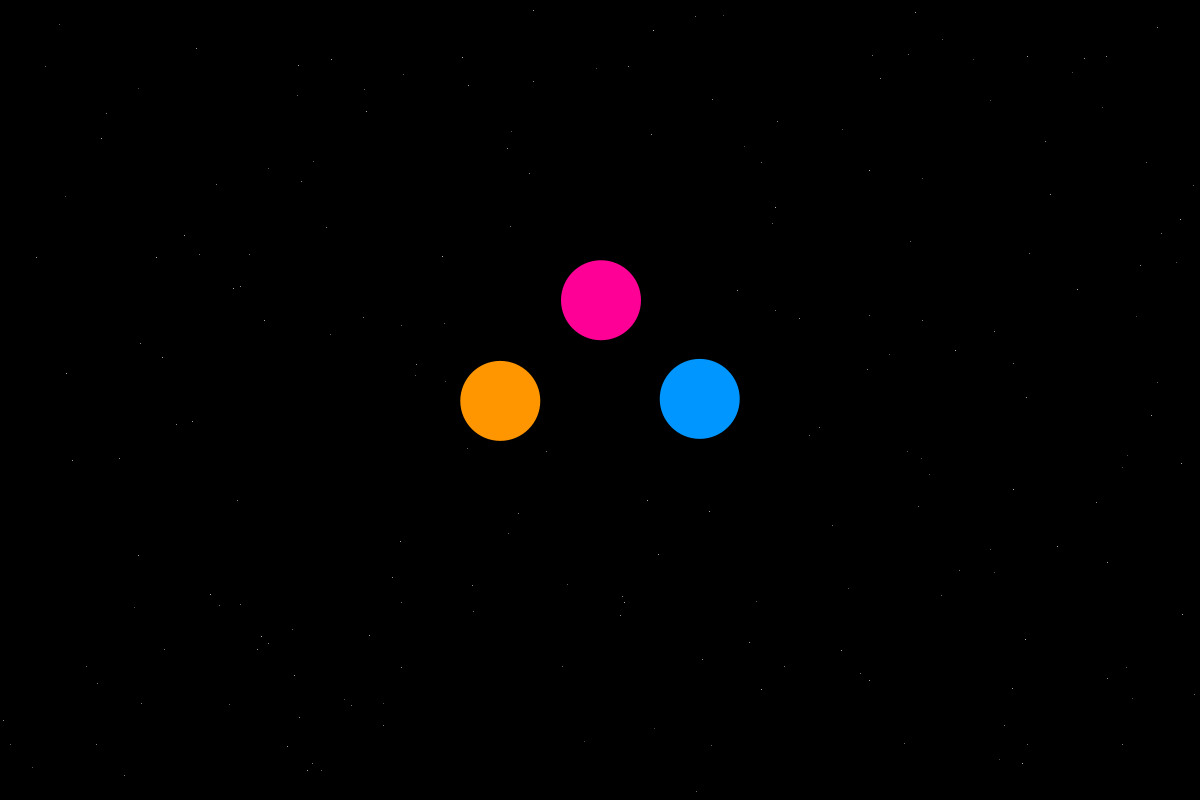
Frame 1 (no input)
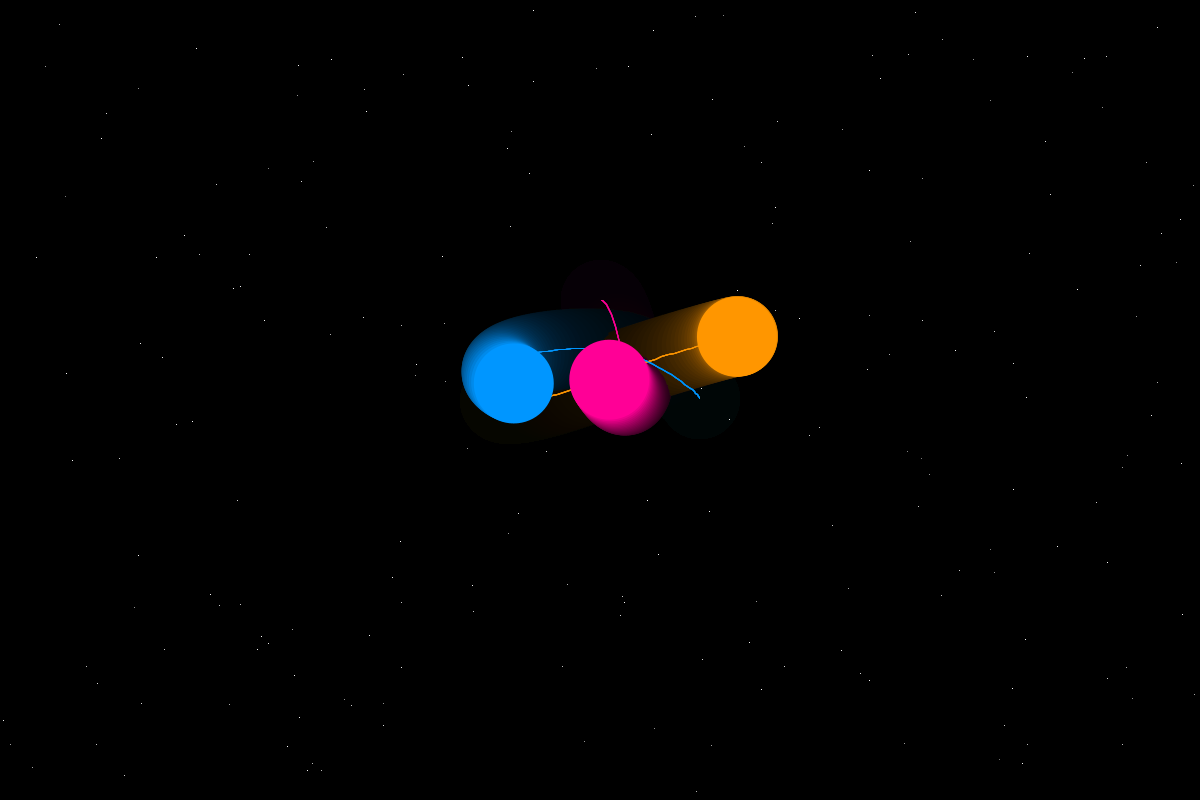
Frame 60 (the mouse pressed at the canvas centre just before this capture)
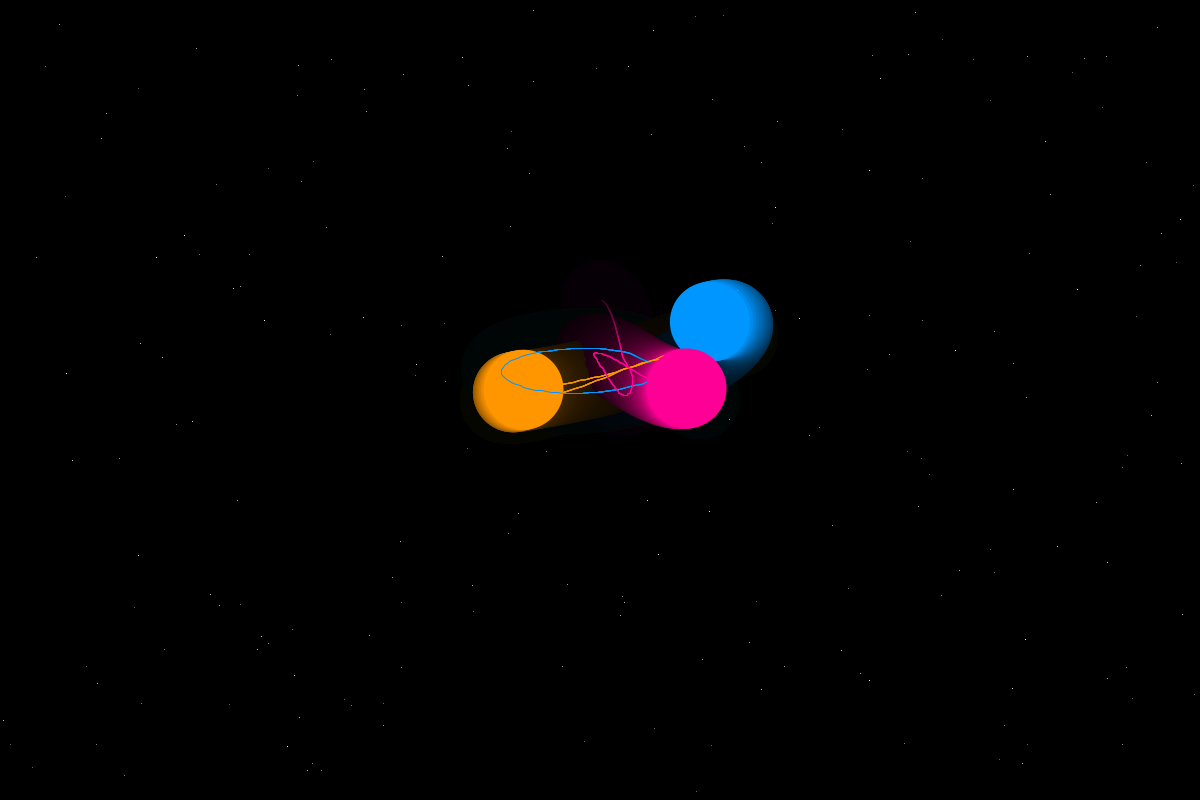
Frame 120 (the mouse held since frame 60 and released just before this capture)

The Processing sketch that drew these frames (run headless with seeded random() and noise(); from frame 60 on, the mouse is pressed at the canvas centre):

// Processing sketch: multi_body_problem
// ── multi_body_problem.pde
// Class to represent a celestial body
class Body {
  PVector position;
  PVector velocity;
  PVector acceleration;
  float mass;
  float radius;
  color bodyColor;
  ArrayList<PVector> trail;
  
  Body(float x, float y, float m, color c) {
    position = new PVector(x, y);
    velocity = new PVector(0, 0);
    acceleration = new PVector(0, 0);
    mass = m;
    radius = sqrt(mass) * 4;
    bodyColor = c;
    trail = new ArrayList<PVector>();
  }
  
  Body(float x, float y, float m, color c, PVector initialVelocity) {
    this(x, y, m, c);
    velocity = initialVelocity;
  }
  
  void update() {
    velocity.add(acceleration);
    position.add(velocity);
    acceleration.mult(0);
    
    // Wrap around screen edges
    position.x = (position.x + width) % width;
    position.y = (position.y + height) % height;
    
    // Store position for trail, handling screen wrapping
    if (trail.size() > 0) {
      PVector lastPos = trail.get(trail.size() - 1);
      if (PVector.dist(lastPos, position) < 50) {
        trail.add(new PVector(position.x, position.y));
      } else {
        trail.add(null);
        trail.add(new PVector(position.x, position.y));
      }
    } else {
      trail.add(new PVector(position.x, position.y));
    }
    
    if (trail.size() > 100) {
      trail.remove(0);
    }
  }
  
  void applyForce(PVector force) {
    PVector f = PVector.div(force, mass);
    acceleration.add(f);
  }
  
  void display() {
    // Draw trail with breaks at screen edges
    noFill();
    beginShape();
    for (int i = 0; i < trail.size(); i++) {
      float alpha = map(i, 0, trail.size(), 0, 255);
      stroke(red(bodyColor), green(bodyColor), blue(bodyColor), alpha);
      
      PVector pos = trail.get(i);
      if (pos == null) {
        endShape();
        beginShape();
      } else {
        vertex(pos.x, pos.y);
      }
    }
    endShape();
    
    // Draw body
    noStroke();
    fill(bodyColor);
    circle(position.x, position.y, radius * 2);
    
    // Draw wrapped instances near edges
    float buffer = radius * 2;
    if (position.x < buffer) circle(position.x + width, position.y, radius * 2);
    if (position.x > width - buffer) circle(position.x - width, position.y, radius * 2);
    if (position.y < buffer) circle(position.x, position.y + height, radius * 2);
    if (position.y > height - buffer) circle(position.x, position.y - height, radius * 2);
  }
  
  PVector getShortestVector(PVector other) {
    float dx = other.x - position.x;
    float dy = other.y - position.y;
    
    if (abs(dx) > width/2) dx = dx - sign(dx) * width;
    if (abs(dy) > height/2) dy = dy - sign(dy) * height;
    
    return new PVector(dx, dy);
  }
}

class Star {
  float x, y;
  float brightness;
  float twinkleSpeed;
  
  Star() {
    x = random(width);
    y = random(height);
    brightness = random(100, 255);
    twinkleSpeed = random(0.02, 0.05);
  }
  
  void display() {
    float twinkle = sin(frameCount * twinkleSpeed) * 50;
    float currentBrightness = constrain(brightness + twinkle, 100, 255);
    stroke(currentBrightness);
    point(x, y);
  }
}

float sign(float x) {
  return x < 0 ? -1 : 1;
}

ArrayList<Body> bodies;
ArrayList<Star> stars;
float G = 1;
boolean showHelp = false;
color[] bodyColors = {
  color(255, 150, 0),   // Orange
  color(0, 150, 255),   // Blue
  color(255, 0, 150),   // Pink
  color(150, 255, 0),   // Lime
  color(255, 0, 0),     // Red
  color(0, 255, 255)    // Cyan
};

void createExplosion() {
  // Calculate center of mass
  PVector center = new PVector(0, 0);
  for (Body b : bodies) {
    center.add(b.position);
  }
  center.div(bodies.size()); // Average position
  
  // Apply outward force to each body
  for (Body b : bodies) {
    PVector explosionForce = PVector.sub(b.position, center);
    float distance = explosionForce.mag();
    if (distance < 1) distance = 1; // Avoid division by zero
    
    explosionForce.normalize();
    explosionForce.mult(20); // Explosion strength - adjust this value to change force
    
    b.velocity.add(explosionForce); // Add directly to velocity for immediate effect
  }
}

void setup() {
  size(1200, 800);
  setupSimulation();
}

void setupSimulation() {
  background(0);
  bodies = new ArrayList<Body>();
  
  // Initialize three bodies with different masses and colors
  bodies.add(new Body(width/2 - 100, height/2, 100, bodyColors[0]));
  bodies.add(new Body(width/2 + 100, height/2, 100, bodyColors[1]));
  bodies.add(new Body(width/2, height/2 - 100, 100, bodyColors[2]));
  
  // Give initial velocities
  bodies.get(0).velocity = new PVector(0, 1);
  bodies.get(1).velocity = new PVector(0, -1);
  bodies.get(2).velocity = new PVector(1, 0);
  
  // Initialize starry background
  stars = new ArrayList<Star>();
  for (int i = 0; i < 200; i++) {
    stars.add(new Star());
  }
}

void draw() {
  // Create fade effect
  fill(0, 20);
  rect(0, 0, width, height);
  
  // Draw stars
  for (Star star : stars) {
    star.display();
  }
  
  // Calculate gravitational forces
  for (int i = 0; i < bodies.size(); i++) {
    Body body1 = bodies.get(i);
    
    for (int j = 0; j < bodies.size(); j++) {
      if (i != j) {
        Body body2 = bodies.get(j);
        PVector forcePath = body1.getShortestVector(body2.position);
        float distance = forcePath.mag();
        distance = constrain(distance, 5, 25);
        float strength = (G * body1.mass * body2.mass) / (distance * distance);
        forcePath.normalize();
        forcePath.mult(strength);
        body1.applyForce(forcePath);
      }
    }
  }
  
  // Update and display bodies
  for (Body b : bodies) {
    b.update();
    b.display();
  }
  
  // Display help overlay
  if (showHelp) {
    displayHelp();
  }
}

void displayHelp() {
  fill(0, 180);
  rect(10, 10, 200, 165); // Made slightly taller
  fill(255);
  textAlign(LEFT);
  textSize(12);
  text("FPS: " + nf(frameRate, 0, 1), 20, 30);
  text("Bodies: " + bodies.size(), 20, 45);
  text("\nControls:", 20, 45);
  text("H - Toggle Help", 20, 75);
  text("1 - Reset Simulation", 20, 90);
  text("2 - Add Center Body", 20, 105);
  text("3 - Add Comet", 20, 120);
  text("4 - Remove Body", 20, 135);
  text("5 - Explosion Effect", 20, 150);
}

void keyPressed() {
  switch(key) {
    case 'h':
    case 'H':
      showHelp = !showHelp;
      break;
      
    case '1':
      setupSimulation();
      break;
      
    case '2':
      if (bodies.size() < bodyColors.length) {
        bodies.add(new Body(
          width/2, 
          height/2, 
          random(50, 150),
          bodyColors[bodies.size()],
          PVector.random2D().mult(random(0.5, 1.5))
        ));
      }
      break;
      
    case '3':
      if (bodies.size() < bodyColors.length) {
        // Create a fast-moving comet from the side
        float startX = random(1) < 0.5 ? 0 : width;
        float startY = random(height);
        PVector velocity = PVector.random2D().mult(3);
        if (startX == 0) velocity.x = abs(velocity.x);
        else velocity.x = -abs(velocity.x);
        
        bodies.add(new Body(
          startX,
          startY,
          random(30, 80),
          bodyColors[bodies.size()],
          velocity
        ));
      }
      break;
      
    case '4':
      if (bodies.size() > 1) {
        bodies.remove(bodies.size() - 1);
      }
      break;
      
    case '5':
      createExplosion();
      break;
  }
}
